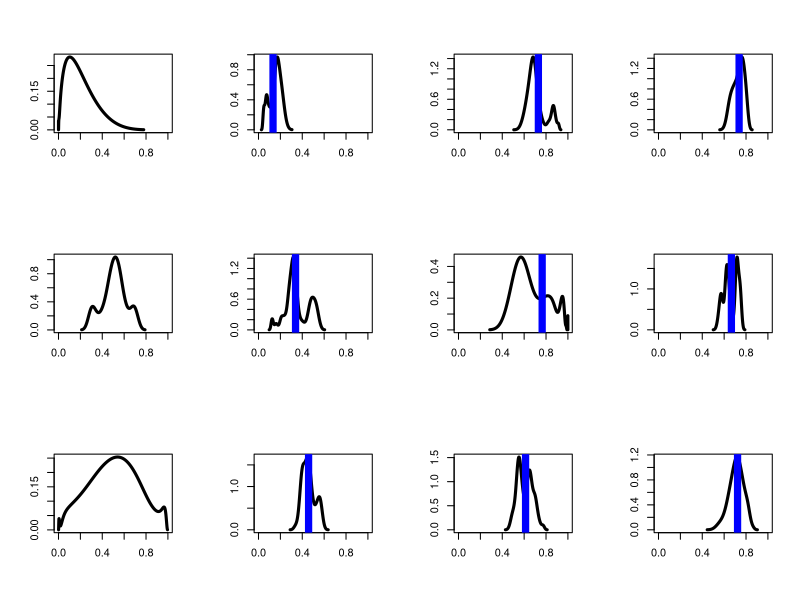
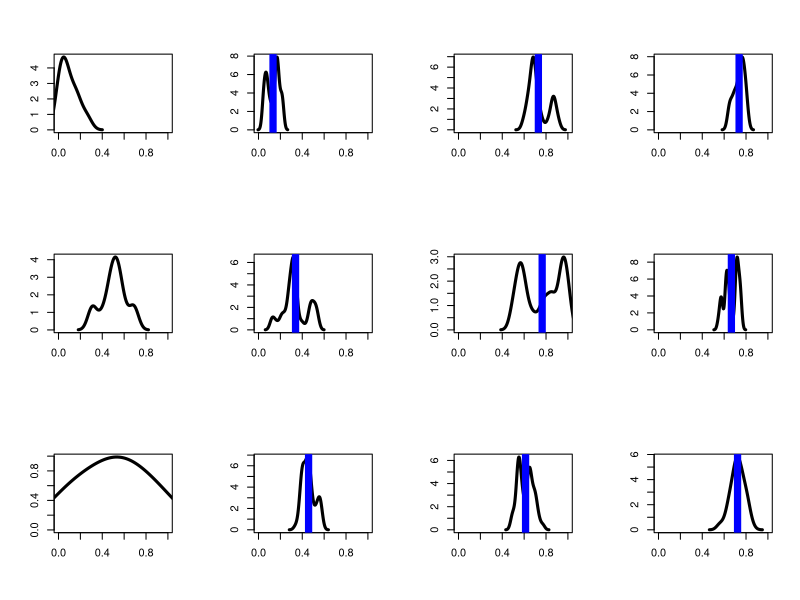

Recreate these plots in R, in order. (Note: this script raises an error after producing the figures.)
wd <- "~/morphs-analysis/"
setwd(wd)

library(stats)

#for speaker1 discretization:
grid.steps = 64
grid = seq(0,1,length.out=grid.steps)
cache.index = function(v) {
  return(1+round(v*(grid.steps-1)))
}

#example items from experiment, 15 each distribution
down.examples <- c(0.04583, 0.003231, 0.07391, 0.01884, 0.00003024, 0.04158,
                   0.09081, 0.06746, 0.01949, 0.1007, 0.1633, 0.1441, 0.1655,
                   0.2697, 0.2161)
mid.examples <- c(0.31404, 0.30456, 0.39520, 0.56064, 0.49728, 0.53187, 0.55993,
                  0.47519, 0.54332, 0.48362, 0.51678, 0.44763, 0.68272, 0.61375,
                  0.69832)
unif.examples <- c(0.9730805, 0.0589135, 0.1332413, 0.5568001, 0.6201130, 0.4243146,
                   0.4176713, 0.2215742, 0.6778150, 0.6834636, 0.8716204, 0.5641932,
                   0.3503760, 0.9606276, 0.0048311)
examples <- list(down.examples, mid.examples, unif.examples)
names(examples) <- c("down", "mid", "unif")
possible.utterances = c('no-utt', 'pos', 'very pos') #probably OK since Ss see all of
#these in same page
utterance.lengths = c(0,1,2)
utterance.polarities = c(0,+1,+1)

#using r function density to find kernal density, so it's not actually continuous
kernel.granularity <- grid.steps #2^12 #how many points are calculated for the kernel density estimate
est.kernel <- function(dist, bw, adjust) {
  return(density(examples[[dist]], from=0, to=1, n=kernel.granularity,
                 kernel="gaussian", bw=bw, adjust=adjust))
}

#norms the kernel density
#takes in all the points where kernel density is estimated
make.pdf.cache <- function(kernel.est) {
  k = kernel.est$y + 0.0001
  area <- sum(k) 
  normed.dens <- k/area
  return(normed.dens)
}

#creates fn that approximates percentage of area before x
#takes in all the points where kernel density is estimated
make.cdf.cache <- function(kernel.est) {
  cumulants <- cumsum(make.pdf.cache(kernel.est))
  return(cumulants)
}


##caching. (R has strange purity on global assignments, so must use <<- to set cache)
L0.cache <- array(NA,dim = c(grid.steps,grid.steps,grid.steps,length(possible.utterances)))
S1.cache <- array(NA,dim = c(grid.steps,grid.steps,grid.steps,length(possible.utterances)))
cache.misses=0 #to track whether caching is working right.

clear.cache = function(){
  print(paste("L0 cache NAs:", length(is.na(L0.cache))))
  cache.misses<<-0
  L0.cache <<- array(NA,dim = c(grid.steps,grid.steps,grid.steps,length(possible.utterances)))
  S1.cache <<- array(NA,dim = c(grid.steps,grid.steps,grid.steps,length(possible.utterances)))
}


listener0 = function(utterance.idx, thetas.idx, degree.idx, pdf, cdf, thetaGtr) {
  
  if(is.na(L0.cache[degree.idx,thetas.idx[1],thetas.idx[2],utterance.idx])) {
    cache.misses <<- cache.misses + 1
    theta.order = !(thetaGtr & (grid[thetas.idx[1]]>=grid[thetas.idx[2]]))
    if (utterance.idx == 1) { #assume the null utterance
      L0.cache[degree.idx,thetas.idx[1],thetas.idx[2],utterance.idx] <<- theta.order* pdf[degree.idx]
    }  else if(utterance.polarities[utterance.idx] == +1) {
      theta.idx = thetas.idx[utterance.idx-1]
      utt.true = grid[degree.idx] >= grid[theta.idx]  
      true.norm = if(theta.idx==1){1} else {1-cdf[theta.idx-1]}
      L0.cache[degree.idx,thetas.idx[1],thetas.idx[2],utterance.idx] <<- theta.order* utt.true * pdf[degree.idx] / true.norm
    } else {
      theta.idx = thetas.idx[utterance.idx-1]
      theta.idx = thetas.idx[utterance.idx-1]
      utt.true = grid[degree.idx] <= grid[theta.idx] 
      true.norm = cdf[theta.idx]
      L0.cache[degree.idx,thetas.idx[1],thetas.idx[2],utterance.idx] <<- theta.order* utt.true * pdf[degree.idx] / true.norm
    }
  }
  return(L0.cache[degree.idx,thetas.idx[1],thetas.idx[2],utterance.idx])
}

speaker1 = function(thetas.idx, degree.idx, utterance.idx, alpha, utt.cost, pdf, cdf, thetaGtr) {
  
  if(is.na(S1.cache[degree.idx,thetas.idx[1],thetas.idx[2],utterance.idx])) {
    cache.misses <<- cache.misses + 1
    utt.probs = array(0,dim=c(length(possible.utterances)))
    for(i in 1:length(possible.utterances)) {
      l0 = listener0(i, thetas.idx, degree.idx, pdf, cdf, thetaGtr)
      utt.probs[i] <- (l0^alpha) * exp(-alpha * utt.cost *  utterance.lengths[i])
    }
    S1.cache[degree.idx,thetas.idx[1],thetas.idx[2],] <<- utt.probs/sum(utt.probs)
  }
  
  return(S1.cache[degree.idx,thetas.idx[1],thetas.idx[2],utterance.idx])
}

listener1 = function(utterance, alpha, utt.cost, n.samples, step.size,
                     dist, band.width, thetaGtr, adjust) {
  
  utt.idx = which(possible.utterances == utterance)
  
  kernel.est <- est.kernel(dist, band.width, adjust)
  pdf <- make.pdf.cache(kernel.est)
  cdf <- make.cdf.cache(kernel.est)
  
  dim1 <- paste('samp', 1:n.samples, sep='')
  dim2 <- c('degree', paste('theta.', possible.utterances[-1], sep=''))
  dimnames <- list(dim1, dim2)
  samples = matrix(NA, nrow=n.samples, ncol=length(possible.utterances), dimnames=dimnames)
  
  
  #scoring function, to compute (unormalized) probability of state. (should be in log domain?)
  prob.unnormed = function(state) {
    #check bounds:
    if (any(state < 0) || any(state > 1)) {return(0)}
    degree.idx = cache.index(state[1])
    thetas.idx = c(cache.index(state[2]), cache.index(state[3]))#sapply(thetas,cache.index)
    #prior for degree (thetas have unif prior):
    prior = pdf[degree.idx]
    #probbaility speaker would have said this (given state):
    likelihood = speaker1(thetas.idx, degree.idx, utt.idx, alpha, utt.cost, pdf, cdf, thetaGtr)
    return(prior*likelihood)
  }
  
  #initialize chain by rejection:
  print("initializing")
  state.prob=0
  state = runif(length(possible.utterances), 0, 1) #a degree val, and a theta for all but "no-utt"
  while(state.prob==0) {
    state = runif(length(possible.utterances), 0, 1) #a degree val, and a theta for all but "no-utt"
    state.prob = prob.unnormed(state)
  }
  samples[1,] = state
  
  #make an MH proposal, spherical gaussian on degree and thetas. 
  make.proposal = function(v) {
    perturbations = rnorm(length(v), mean = 0, sd = step.size)
    return(v + perturbations)
  }
  
  #run mcmc chain:
  print("running mcmc")
  n.proposals.accepted = 0
  for (i in 2:n.samples) {
    proposal = make.proposal(state)
    proposal.prob = prob.unnormed(proposal)
    #MH acceptance, assumes proposal is symmetric:
    if(runif(1,0,1) <= min(1, proposal.prob/state.prob)) {
      n.proposals.accepted = n.proposals.accepted + 1
      state = proposal
      state.prob = proposal.prob
    }
    samples[i,] = state
  }
  
  print("acceptance rate:")
  print(n.proposals.accepted/(n.samples-1))
  print("misses since last cache clear:")
  print(cache.misses)
  
  return(list(samples=samples, prop.accepted=n.proposals.accepted/(n.samples-1)))
}

dists <- c("down", "mid", "unif")
myapply <- function(f) {
  c(sapply(dists, function(dist) {
    return(c(sapply(possible.utterances, function(utterance) {
      return(f(dist, utterance))
    })))
  }))
}


convert.logit <- F

logit <- function(v) {
  if (convert.logit) {
  return(sapply(v, function(p) {
    return(log(p) - log(1-p))
  }))
  } else {
  return(v)
  }
}

logistic <- function(v) {
  if (convert.logit) {
  return(sapply(v, function(x) {
    return(1/(1+exp(-x)))
  }))
  } else {
  return(v)
  }
}

#horribly messy graph function
kernel.dens.plot <- function(model.runs, label, logitify) {
  if (logitify) {
    convert.logit <<- T
  } else {
    convert.logit <<- F
  }
  n.samples <- length(model.runs[["down"]][["no-utt"]][["samples"]][,"degree"])
  distributions <- myapply(function(d,u) {
    return(rep(d, n.samples))
  })
  modifiers <- myapply(function(d,u) {
    return(rep(u, n.samples))
  })
  mp <- myapply(function(d,u) {
    df <- model.runs[[d]][[u]]
    return(df[["samples"]][,"degree"])
  })
  mydata <- data.frame(dist=distributions, mod=modifiers, mp=mp)
  png(paste(c(label, "-kernel-dens-est.png"), collapse=""), 2200, 1500, pointsize=32)
  par(mfrow=c(3,4))
  lapply(dists, function(d) {
    f <- density(logit(examples[[d]]), kernel="gaussian", bw="sj")
    #     if (d == "unif") {
    #       xlab <- "feppiness"
    #       ylab <- "density"
    #     } else {
    xlab=""
    ylab=""
    #     }
    plot(logistic(f$x), f$y, type="l", main="", xlab=xlab, ylab=ylab, xlim=c(0,1),
         font.main=32, lwd=3)
    lapply(possible.utterances, function(m) {
      #       if (d == "unif" && m == "no-utt") {
      #         xlab <- "feppiness"
      #         ylab <- "density"
      #       } else {
      xlab=""
      ylab=""
      #       }
      samples <- mydata$mp[mydata$dist == d & mydata$mod == m]
      f <- density(logit(samples), kernel="gaussian", bw="sj")
      plot(logistic(f$x), f$y, type="l", main="", ylab=ylab, xlab=xlab, xlim=c(0,1),
           font.main=32, lwd=3)
      mu <- mean(samples)
      abline(v = mu, col="blue", lwd=7)
    })
  })
  dev.off()
}

#run model with these values of parameters
model <- function(alpha, utt.cost, thetaGtr, label, adjust) {
  n.true.samples <- 10#3000#30000 #number of samples to keep
  lag <- 5 #number of samples to skip over
  burn.in <- 10
  n.samples <- n.true.samples * lag + burn.in
  step.size <- 0.03 #note this may not be appropriate for all conditions.
  
  model.runs <- lapply(dists, function(dist) {
    clear.cache()
    return(lapply(possible.utterances, function(utterance) {
      listener1(utterance, alpha=alpha, utt.cost=utt.cost, n.samples=n.samples,
                step.size=step.size, dist=dist, band.width="SJ", thetaGtr=thetaGtr, adjust)
    }))
  })
  model.runs <- lapply(model.runs, function(run) {
    names(run) <- possible.utterances
    return(run)
  })
  names(model.runs) <- dists
  kernel.dens.plot(model.runs, label, logitify=T)
  kernel.dens.plot(model.runs, label, logitify=F)
  
  graph.dist <- myapply(function(d,u){return(d)})
  graph.utterance <- myapply(function(d,u){return(u)})
  graph.means <- myapply(function(d,u){
    du.name <- paste(c(label, "-", d, "-", u, ".data"), collapse="")
    du.frame <- model.runs[[d]][[u]]
    #save all data
    write.table(du.frame, du.name)
    return(mean(du.frame[["samples"]][,"degree"]))
  })
  write.table(graph.means, paste(c(label, "-means.data"), collapse=""))
  graph.data <- (matrix(data=graph.means, nrow=3, ncol=3,
                        dimnames=list(c("none", "adj", "very"),
                                      c("peakedDown", "peakedMid", "uniform"))))
  png(paste(c(label, "-logit", logitify ,".png"), collapse=""), 1200, 800, pointsize=32)
  graph.title <- paste(c("model alpha=", alpha, ", cost=", utt.cost), collapse="")
  novel.adj.bar <- barplot(as.matrix(graph.data), main=graph.title,
                           ylab="feppiness", beside=TRUE, col=rainbow(3), ylim=c(0,1))
  legend("topleft", c("wug", "feppy wug", "very feppy wug"), cex=0.6, bty="n", fill=rainbow(3));
  dev.off()
  return(graph.means)
}

timestamp <- as.character(unclass(Sys.time()))

mainDir <- wd
subDir <- paste(c("output", timestamp), collapse="")

if (!(file.exists(subDir))) {
  dir.create(file.path(mainDir, subDir))
}

time.label <- function(alpha, cost, very.len, adjust, i) {
  return(paste(c("output", timestamp, "/alpha", alpha, "_cost", cost, "_very.len", very.len,
                 "_adjust", adjust, "_run", i), collapse=""))
}

expt.means <- c(0.3774988, 0.2063296, 0.4692256, 0.6403353, 0.5309518, 0.8261740, 0.6875057, 0.5141071, 0.9364525)
#run the model with different values of free parameters
sapply(1:1, function(i) {
  sapply(c(1), function(alpha) {
    sapply(c(1), function(cost) {
      sapply(c(1), function(adjust) {
        model.means <- model(alpha=alpha, utt.cost=cost, thetaGtr=F,
                             label=time.label(alpha, cost, 2, adjust, i), adjust)
        print(paste("Correlation:", cor(model.means, expt.means)))
        print(paste("adjust:", adjust))
        print(paste("alpha:", alpha))
      })
    })
  })
})
